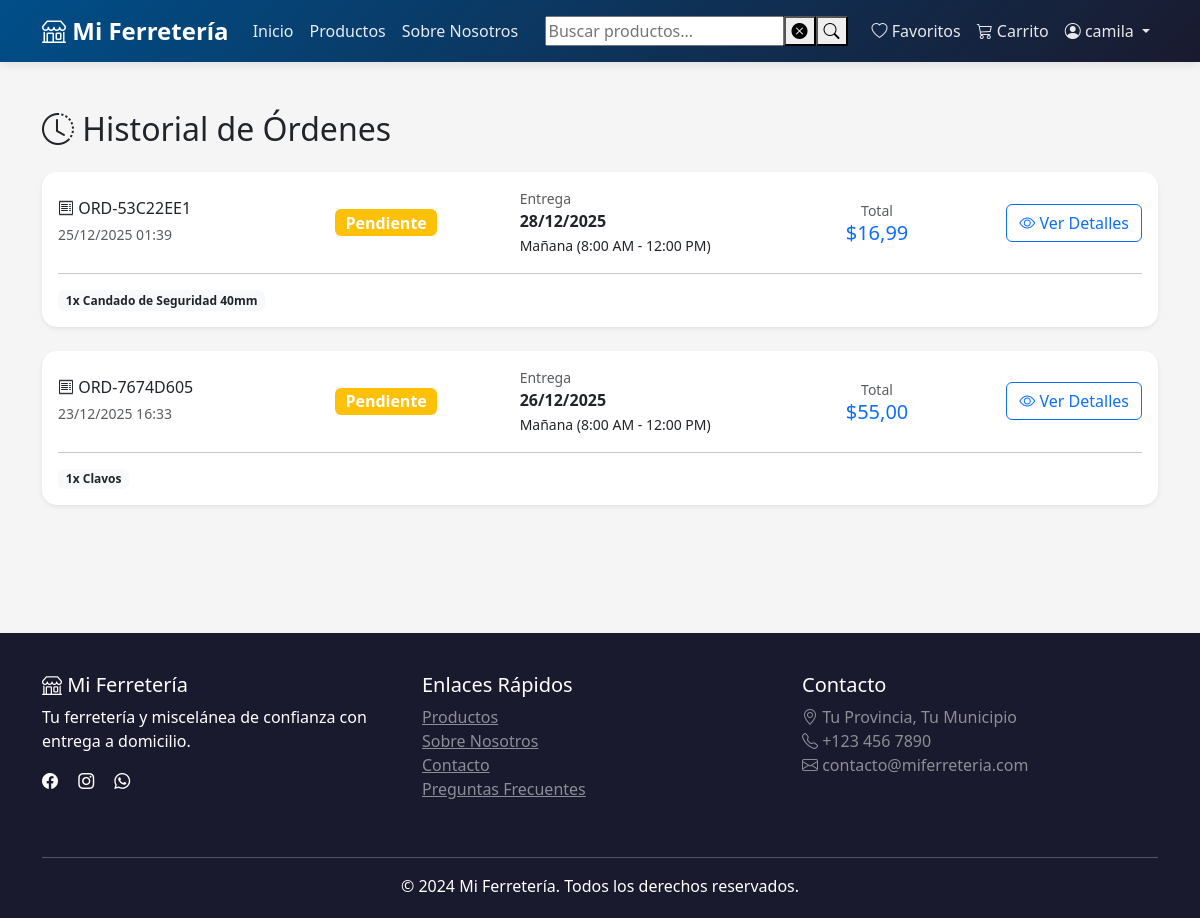
Page /mis-ordenes/ (signed in) on the earlier database version.
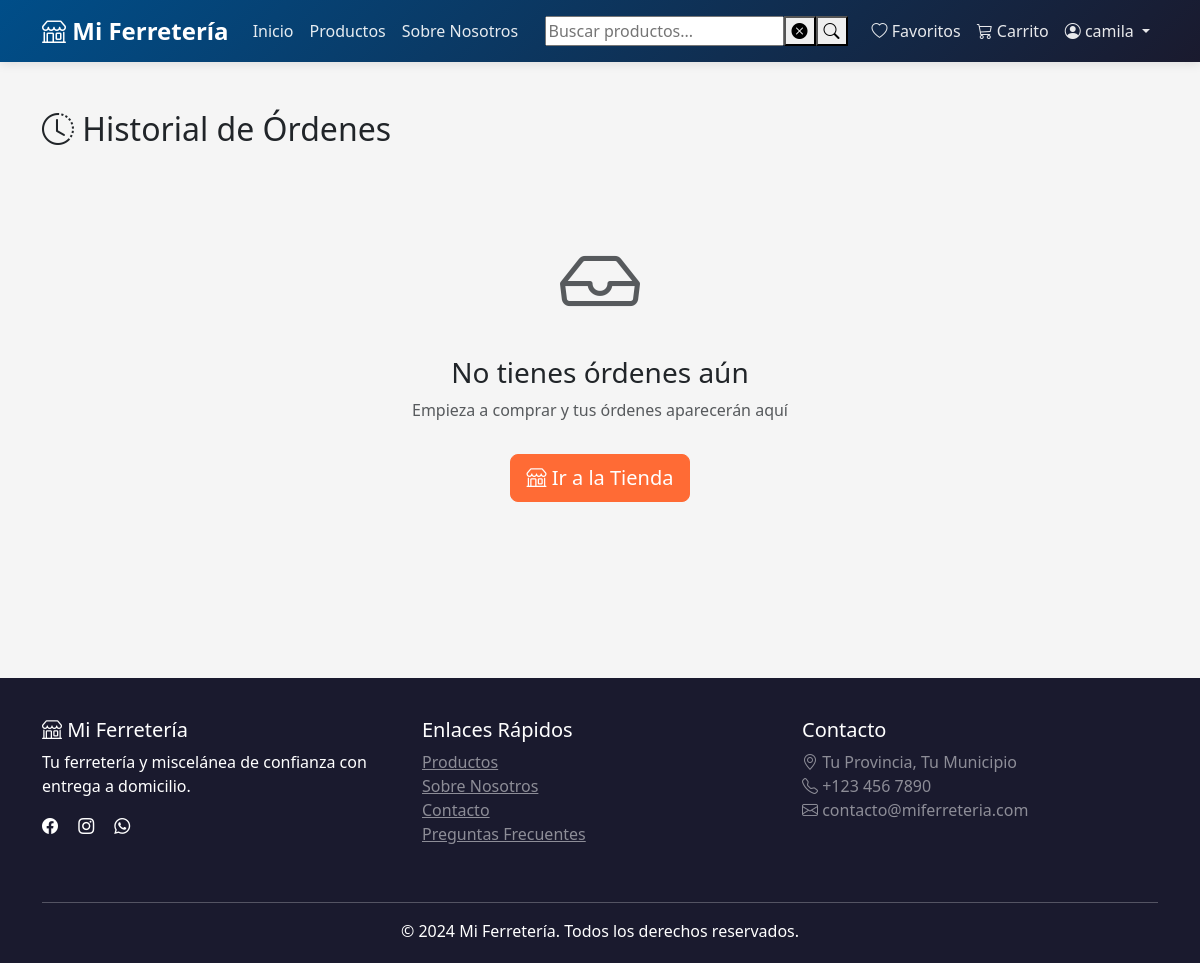
Same page on the later database version.
### shop/models.py (models this page shows, shortened)
class Order(models.Model):
    PAYMENT_CHOICES = [
        ('cash', 'Efectivo'),
        ('transfer', 'Transferencia'),
    ]
    STATUS_CHOICES = [
        ('pending', 'Pendiente'),
        ('confirmed', 'Confirmado'),
        ('preparing', 'Preparando'),
        ('in_transit', 'En camino'),
        ('delivered', 'Entregado'),
        ('cancelled', 'Cancelado'),
    ]
    DELIVERY_TIME_CHOICES = [
        ('morning', 'Mañana (8:00 AM - 12:00 PM)'),
        ('afternoon', 'Tarde (12:00 PM - 6:00 PM)'),
        ('evening', 'Noche (6:00 PM - 9:00 PM)'),
    ]
    user = models.ForeignKey(
        User,
        on_delete=models.CASCADE,
        related_name='orders',
        verbose_name="Usuario",
        db_index=True  # ÍNDICE: Para filtrar órdenes por usuario
    )
    order_number = models.CharField(
        max_length=20,
        unique=True,
        verbose_name="Número de orden",
        db_index=True  # ÍNDICE: Para búsqueda por número de orden
    )
    delivery_address = models.TextField(verbose_name="Dirección de entrega")
    delivery_city = models.CharField(max_length=100, verbose_name="Municipio")
    delivery_province = models.CharField(max_length=100, verbose_name="Provincia")
    contact_phone = models.CharField(max_length=17, verbose_name="Teléfono de contacto")
    delivery_date = models.DateField(verbose_name="Fecha de entrega", db_index=True)  # ÍNDICE: Para reportes por fecha
    delivery_time = models.CharField(max_length=50, choices=DELIVERY_TIME_CHOICES, verbose_name="Hora de entrega")
    payment_method = models.CharField(max_length=20, choices=PAYMENT_CHOICES, verbose_name="Método de pago")
    status = models.CharField(
        max_length=20,
        choices=STATUS_CHOICES,
        default='pending',
        verbose_name="Estado",
        db_index=True  # ÍNDICE: Filtro muy común
    )
    subtotal = models.DecimalField(max_digits=10, decimal_places=2, verbose_name="Subtotal")
    delivery_fee = models.DecimalField(max_digits=10, decimal_places=2, default=0, verbose_name="Costo de envío")
    total = models.DecimalField(max_digits=10, decimal_places=2, verbose_name="Total", db_index=True)  # ÍNDICE: Para reportes
    notes = models.TextField(blank=True, verbose_name="Notas adicionales")
    admin_notes = models.TextField(blank=True, verbose_name="Notas del administrador")
    cancellation_reason = models.TextField(blank=True, verbose_name="Motivo de cancelación")
    created_at = models.DateTimeField(auto_now_add=True, verbose_name="Fecha de creación", db_index=True)  # ÍNDICE: Ordenar
    updated_at = models.DateTimeField(auto_now=True, verbose_name="Última actualización")
    class Meta:
        verbose_name = "Orden"
        verbose_name_plural = "Órdenes"
        ordering = ['-created_at']
        indexes = [
            models.Index(fields=['user', '-created_at']),
            models.Index(fields=['status', '-created_at']),
            models.Index(fields=['status', 'user']),
            models.Index(fields=['created_at', 'status']),
        ]

class OrderItem(models.Model):
    order = models.ForeignKey(
        Order,
        on_delete=models.CASCADE,
        related_name='items',
        verbose_name="Orden",
        db_index=True  # ÍNDICE: Para obtener items de una orden
    )
    product = models.ForeignKey(
        Product,
        on_delete=models.PROTECT,
        verbose_name="Producto",
        db_index=True  # ÍNDICE: Para reportes de productos vendidos
    )
    quantity = models.IntegerField(validators=[MinValueValidator(1)], verbose_name="Cantidad")
    price = models.DecimalField(max_digits=10, decimal_places=2, verbose_name="Precio unitario")
    class Meta:
        verbose_name = "Item de Orden"
        verbose_name_plural = "Items de Orden"
        indexes = [
            models.Index(fields=['product', 'order']),
        ]

class Product(models.Model):
    category = models.ForeignKey(
        Category,
        on_delete=models.CASCADE,
        related_name='products',
        verbose_name="Categoría",
        db_index=True  # ÍNDICE: Para búsquedas por categoría
    )
    name = models.CharField(max_length=200, verbose_name="Nombre", db_index=True)  # ÍNDICE: Para búsquedas
    description = models.TextField(verbose_name="Descripción")
    price = models.DecimalField(
        max_digits=10,
        decimal_places=2,
        validators=[MinValueValidator(Decimal('0.01'))],
        verbose_name="Precio",
        db_index=True  # ÍNDICE: Para ordenar por precio
    )
    stock = models.IntegerField(
        default=0,
        validators=[MinValueValidator(0)],
        verbose_name="Stock",
        db_index=True  # ÍNDICE: Para filtros de stock
    )
    image = models.ImageField(upload_to='products/', blank=True, null=True, verbose_name="Imagen")
    is_active = models.BooleanField(default=True, verbose_name="Activo", db_index=True)  # ÍNDICE: Filtro común
    featured = models.BooleanField(default=False, verbose_name="Destacado", db_index=True)  # ÍNDICE: Para featured
    sku = models.CharField(max_length=50, unique=True, verbose_name="SKU", db_index=True)  # ÍNDICE: Búsquedas por SKU
    created_at = models.DateTimeField(auto_now_add=True, db_index=True)  # ÍNDICE: Para ordenar
    updated_at = models.DateTimeField(auto_now=True)
    material = models.CharField(
        max_length=100,
        blank=True,
        verbose_name="Material",
        help_text="Ej: Acero galvanizado, Plástico ABS, Madera"
    )
    dimensiones = models.CharField(
        max_length=200,
        blank=True,
        verbose_name="Dimensiones",
        help_text="Ej: 10cm x 5cm x 2cm, Largo 50cm"
    )
    peso = models.DecimalField(
        max_digits=8,  # Permite hasta 999999.99 kg
        decimal_places=2,
        blank=True,
        null=True,
        verbose_name="Peso (kg)",
        help_text="Peso en kilogramos"
    )
    voltaje = models.CharField(
        max_length=50,
        blank=True,
        verbose_name="Voltaje",
        help_text="Ej: 110V, 220V, 12V DC"
    )
    potencia = models.CharField(
        max_length=50,
        blank=True,
        verbose_name="Potencia",
        help_text="Ej: 1500W, 2HP, 750W"
    )
    marca = models.CharField(
        max_length=100,
        blank=True,
        verbose_name="Marca",
        help_text="Fabricante o marca del producto"
    )
    garantia = models.CharField(
        max_length=100,
        blank=True,
        verbose_name="Garantía",
        help_text="Ej: 1 año, 6 meses, Sin garantía"
    )
    color = models.CharField(
        max_length=50,
        blank=True,
        verbose_name="Color",
        help_text="Color principal del producto"
    )
    uso_recomendado = models.TextField(
        blank=True,
        verbose_name="Uso Recomendado",
        help_text="Para qué se recomienda usar este producto"
    )
    class Meta:
        verbose_name = "Producto"
        verbose_name_plural = "Productos"
        ordering = ['-created_at']
        indexes = [
            models.Index(fields=['category', 'is_active', '-created_at']),
            models.Index(fields=['featured', 'is_active']),
            models.Index(fields=['is_active', 'stock']),
            models.Index(fields=['name', 'is_active']),
            models.Index(fields=['marca', 'is_active']),
        ]

### shop/views/orders.py (the view)
# urls.py: path('mis-ordenes/', views.order_history, name='order_history'),
@login_required
def order_history(request):
    orders = Order.objects.filter(
        user=request.user
    ).prefetch_related(
        Prefetch(
            'items',
            queryset=OrderItem.objects.select_related('product', 'product__category')
        )
    ).order_by('-created_at')
    context = {
        'orders': orders,
    }
    return render(request, 'shop/order_history.html', context)

### shop/templates/shop/order_history.html (shortened to what this page needs)
{% extends 'shop/base.html' %}
{% block content %}
<div class="container py-5">
    <h2 class="mb-4">
        <i class="bi bi-clock-history"></i> Historial de Órdenes
    </h2>
    {% if orders %}
        <div class="row g-4">
            {% for order in orders %}
                <div class="col-12">
                    <div class="card shadow-sm">
                        <div class="card-body">
                            <div class="row align-items-center">
                                <div class="col-lg-3">
                                    <h6 class="mb-1">
                                        <i class="bi bi-receipt"></i> {{ order.order_number }}
                                    </h6>
                                    <small class="text-muted">{{ order.created_at|date:"d/m/Y H:i" }}</small>
                                </div>
                                <div class="col-lg-2">
                                    <span class="badge bg-{% if order.status == 'pending' %}warning{% elif order.status == 'confirmed' %}info{% elif order.status == 'preparing' %}primary{% elif order.status == 'in_transit' %}info{% elif order.status == 'delivered' %}success{% else %}danger{% endif %} fs-6">
                                        {{ order.get_status_display }}
                                    </span>
                                </div>
                                <div class="col-lg-3">
                                    <small class="text-muted d-block">Entrega</small>
                                    <strong>{{ order.delivery_date|date:"d/m/Y" }}</strong>
                                    <br>
                                    <small>{{ order.get_delivery_time_display }}</small>
                                </div>
                                <div class="col-lg-2 text-center">
                                    <small class="text-muted d-block">Total</small>
                                    <h5 class="mb-0 text-primary">${{ order.total }}</h5>
                                </div>
                                <div class="col-lg-2 text-end">
                                    <a href="{% url 'shop:order_detail' order.id %}"
                                       class="btn btn-outline-primary">
                                        <i class="bi bi-eye"></i> Ver Detalles
                                    </a>
                                </div>
                            </div>
                            <hr class="my-3">
                            <div class="d-flex gap-2 flex-wrap">
                                {% for item in order.items.all|slice:":3" %}
                                    <span class="badge bg-light text-dark">
                                        {{ item.quantity }}x {{ item.product.name }}
                                    </span>
                                {% endfor %}
                            </div>
                        </div>
                    </div>
                </div>
            {% endfor %}
        </div>
    {% else %}
        <div class="text-center py-5">
            <i class="bi bi-inbox text-muted" style="font-size: 5rem;"></i>
            <h3 class="mt-3">No tienes órdenes aún</h3>
            <p class="text-muted">Empieza a comprar y tus órdenes aparecerán aquí</p>
            <a href="{% url 'shop:product_list' %}" class="btn btn-primary btn-lg mt-3">
                <i class="bi bi-shop"></i> Ir a la Tienda
            </a>
        </div>
    {% endif %}
</div>
{% endblock %}

### shop/templates/shop/base.html (shortened to what this page needs)
{% load static %}
<!DOCTYPE html>
<html lang="es">
<head>
    <link href="https://cdn.jsdelivr.net/npm/bootstrap@5.3.0/dist/css/bootstrap.min.css" rel="stylesheet">
    <link rel="stylesheet" href="https://cdn.jsdelivr.net/npm/bootstrap-icons@1.10.0/font/bootstrap-icons.css">
    <link rel="stylesheet" href="{% static 'css/toast.css' %}">
    <link rel="stylesheet" href="{% static 'css/compare.css' %}">
</head>
<body>
    <nav class="navbar navbar-expand-lg navbar-dark sticky-top">
        <div class="container">
            <a class="navbar-brand" href="{% url 'shop:home' %}">
                <i class="bi bi-shop"></i> Mi Ferretería
            </a>
            <div class="collapse navbar-collapse" id="navbarNav">
                <ul class="navbar-nav me-auto">
                    <li class="nav-item">
                        <a class="nav-link" href="{% url 'shop:home' %}">Inicio</a>
                    </li>
                    <li class="nav-item">
                        <a class="nav-link" href="{% url 'shop:product_list' %}">Productos</a>
                    </li>
                    <li class="nav-item">
                        <a class="nav-link" href="{% url 'shop:about_us' %}">Sobre Nosotros</a>
                    </li>
                </ul>
                <div class="search-container d-flex me-3">
                    <input class="search-input"
                        type="search"
                        id="searchInput"
                        name="q"
                        placeholder="Buscar productos..."
                        aria-label="Search"
                        autocomplete="off">
                <button type="button"
                    class="clear-search-btn"
                    aria-label="Limpiar búsqueda">
                    <i class="bi bi-x-circle-fill"></i>
                </button>
                <button class="search-btn"
                    type="button"
                    id="searchBtn"
                    aria-label="Buscar">
                    <i class="bi bi-search"></i>
                </button>
                </div>
                <ul class="navbar-nav">
                    {% if user.is_authenticated %}
                        <li class="nav-item">
                            <li class="nav-item">
                                <a class="nav-link" href="{% url 'shop:wishlist' %}">
                                    <i class="bi bi-heart"></i> Favoritos
                                </a>
                            </li>
                            <a class="nav-link position-relative" href="{% url 'shop:cart' %}">
                                <i class="bi bi-cart3"></i> Carrito
                            </a>
                        </li>
                        <li class="nav-item dropdown">
                            <a class="nav-link dropdown-toggle" href="#" id="navbarDropdown" role="button" data-bs-toggle="dropdown">
                                <i class="bi bi-person-circle"></i> {{ user.first_name|default:user.username }}
                            </a>
                        </li>
                    {% endif %}
                </ul>
            </div>
        </div>
    </nav>
    <main>
        {% block content %}{% endblock %}
    </main>
    <footer class="footer">
        <div class="container">
            <div class="row">
                <div class="col-md-4 mb-4">
                    <h5><i class="bi bi-shop"></i> Mi Ferretería</h5>
                    <p>Tu ferretería y miscelánea de confianza con entrega a domicilio.</p>
                    <div class="social-links">
                        <a href="#" class="text-white me-3"><i class="bi bi-facebook"></i></a>
                        <a href="#" class="text-white me-3"><i class="bi bi-instagram"></i></a>
                        <a href="#" class="text-white me-3"><i class="bi bi-whatsapp"></i></a>
                    </div>
                </div>
                <div class="col-md-4 mb-4">
                    <h5>Enlaces Rápidos</h5>
                    <ul class="list-unstyled">
                        <li><a href="{% url 'shop:product_list' %}" class="text-white-50">Productos</a></li>
                        <li><a href="{% url 'shop:about_us' %}" class="text-white-50">Sobre Nosotros</a></li>
                        <li><a href="{% url 'shop:contact' %}" class="text-white-50">Contacto</a></li>
                        <li><a href="{% url 'shop:faq' %}" class="text-white-50">Preguntas Frecuentes</a></li>
                    </ul>
                </div>
                <div class="col-md-4 mb-4">
                    <h5>Contacto</h5>
                    <p class="text-white-50">
                        <i class="bi bi-geo-alt"></i> Tu Provincia, Tu Municipio<br>
                        <i class="bi bi-telephone"></i> +123 456 7890<br>
                        <i class="bi bi-envelope"></i> contacto@miferreteria.com
                    </p>
                </div>
            </div>
            <hr class="bg-white">
            <div class="text-center">
                <p class="mb-0">&copy; 2024 Mi Ferretería. Todos los derechos reservados.</p>
            </div>
        </div>
    </footer>
</body>
</html>

Differences in the rows shown:
removed Order: order_number "ORD-53C22EE1", created_at "25/12/2025 01:39", status "Pendiente", delivery_date "28/12/2025", delivery_time "Mañana (8:00 AM - 12:00 PM)", total "16,99"
removed OrderItem: quantity "1", product.name "Candado de Seguridad 40mm", shown under "ORD-53C22EE1"
removed Order: order_number "ORD-7674D605", created_at "23/12/2025 16:33", status "Pendiente", delivery_date "26/12/2025", delivery_time "Mañana (8:00 AM - 12:00 PM)", total "55,00"
removed OrderItem: quantity "1", product.name "Clavos", shown under "ORD-7674D605"
Other differences:
text now shown: "No tienes órdenes aún Empieza a comprar y tus órdenes aparecerán aquí Ir a la Tienda"
